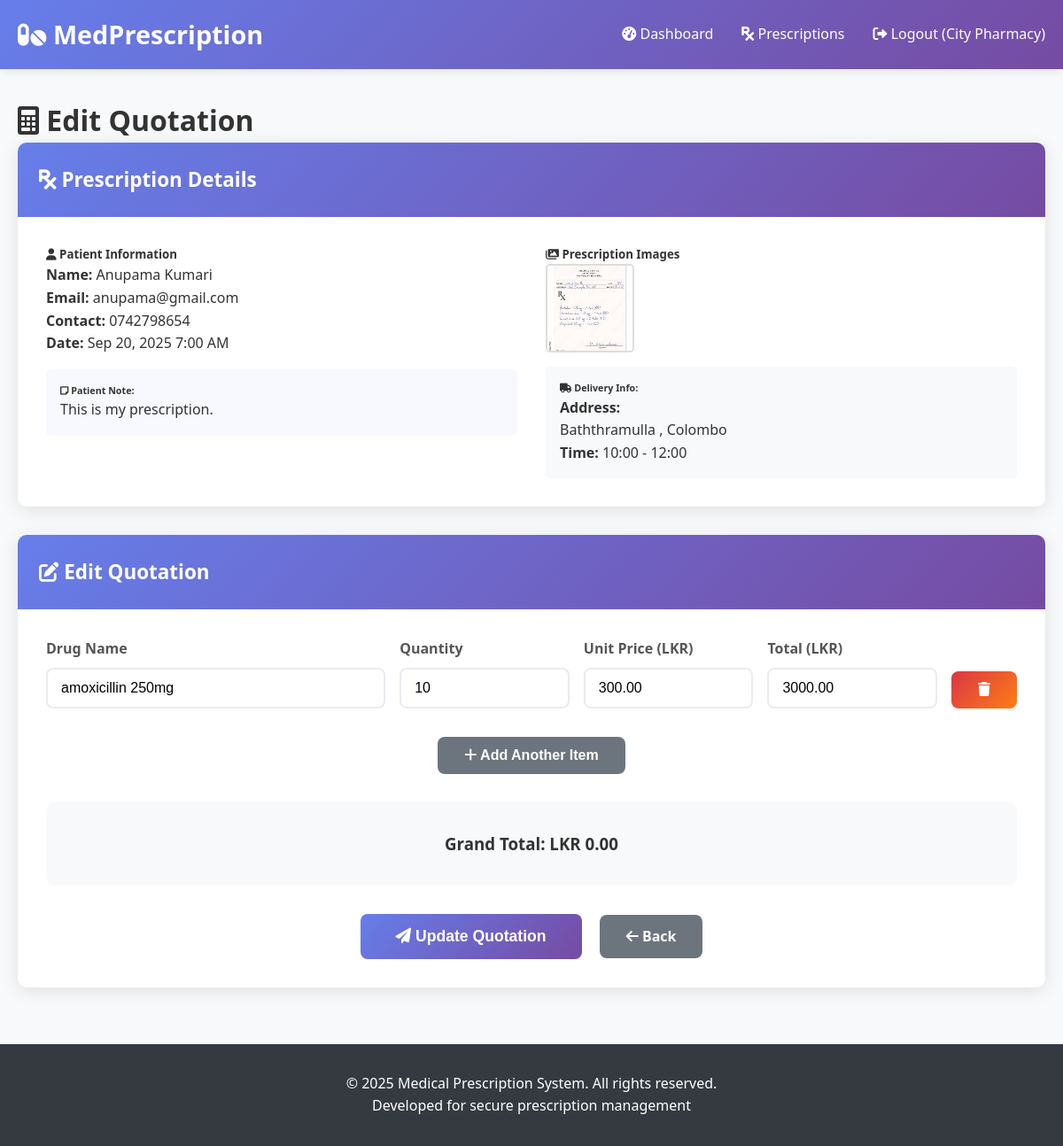
Page /prescription_system_1/pharmacy/create_quotation.php?prescription_id=1&edit=1 (signed in) on the committed database.
### tables this page shows
CREATE TABLE `prescriptions` (
  `id` int(11) NOT NULL,
  `user_id` int(11) NOT NULL,
  `note` text DEFAULT NULL,
  `delivery_address` text NOT NULL,
  `delivery_time` varchar(50) NOT NULL,
  `status` enum('pending','quoted','accepted','rejected') DEFAULT 'pending',
  `created_at` timestamp NOT NULL DEFAULT current_timestamp()
);

CREATE TABLE `users` (
  `id` int(11) NOT NULL,
  `name` varchar(100) NOT NULL,
  `email` varchar(100) NOT NULL,
  `password` varchar(255) NOT NULL,
  `address` text NOT NULL,
  `contact_no` varchar(15) NOT NULL,
  `dob` date NOT NULL,
  `user_type` enum('user','pharmacy') DEFAULT 'user',
  `created_at` timestamp NOT NULL DEFAULT current_timestamp()
);

CREATE TABLE `quotation_items` (
  `id` int(11) NOT NULL,
  `quotation_id` int(11) NOT NULL,
  `drug_name` varchar(100) NOT NULL,
  `quantity` int(11) NOT NULL,
  `unit_price` decimal(10,2) NOT NULL,
  `total_price` decimal(10,2) NOT NULL
);

### prescription_system_1/config/database.php (called while the page is built, shortened)
<?php
function sanitize($data) {
    return htmlspecialchars(trim($data), ENT_QUOTES, 'UTF-8');
}
?>

### prescription_system_1/pharmacy/create_quotation.php (the view, shortened to what this page needs)
<?php
require_once '../includes/header.php';
$pharmacy_id = $_SESSION['user_id'];
$prescription_id = isset($_GET['prescription_id']) ? (int)$_GET['prescription_id'] : 0;
$is_edit = isset($_GET['edit']) && $_GET['edit'] == '1';
$stmt = $pdo->prepare("
    SELECT p.*,
           u.name as user_name,
           u.email as user_email,
           u.contact_no,
           GROUP_CONCAT(pi.image_path) as images
    FROM prescriptions p
    JOIN users u ON p.user_id = u.id
    LEFT JOIN prescription_images pi ON p.id = pi.prescription_id
    WHERE p.id = ?
    GROUP BY p.id
");
$stmt->execute([$prescription_id]);
$prescription = $stmt->fetch();
$quotation_items = [];
$stmt = $pdo->prepare("SELECT * FROM quotations WHERE prescription_id = ? AND pharmacy_id = ?");
$stmt->execute([$prescription_id, $pharmacy_id]);
$existing_quotation = $stmt->fetch();
if ($existing_quotation) {
    $stmt = $pdo->prepare("SELECT * FROM quotation_items WHERE quotation_id = ?");
    $stmt->execute([$existing_quotation['id']]);
    $quotation_items = $stmt->fetchAll();
}
?>
<h1><i class="fas fa-calculator"></i>
    <?php echo $existing_quotation && !$is_edit ? 'View' : ($existing_quotation ? 'Edit' : 'Create'); ?>
    Quotation
</h1>
<div class="card">
    <div class="card-header">
        <h3><i class="fas fa-prescription"></i> Prescription Details</h3>
    </div>
    <div class="card-body">
        <div style="display: grid; grid-template-columns: 1fr 1fr; gap: 2rem;">
            <div>
                <h5><i class="fas fa-user"></i> Patient Information</h5>
                <p><strong>Name:</strong> <?php echo sanitize($prescription['user_name']); ?></p>
                <p><strong>Email:</strong> <?php echo sanitize($prescription['user_email']); ?></p>
                <p><strong>Contact:</strong> <?php echo sanitize($prescription['contact_no']); ?></p>
                <p><strong>Date:</strong> <?php echo date('M j, Y g:i A', strtotime($prescription['created_at'])); ?></p>
                <?php if ($prescription['note']): ?>
                <div style="margin-top: 1rem; padding: 1rem; background: #f8f9ff; border-radius: 5px;">
                    <h6><i class="fas fa-sticky-note"></i> Patient Note:</h6>
                    <p><?php echo nl2br(sanitize($prescription['note'])); ?></p>
                </div>
                <?php endif; ?>
            </div>
            <div>
                <h5><i class="fas fa-images"></i> Prescription Images</h5>
                <div style="display: flex; gap: 0.5rem; flex-wrap: wrap;">
                    <?php
                    $images = array_filter(explode(',', $prescription['images']));
                    foreach ($images as $image):
                    ?>
                    <img src="../uploads/prescriptions/<?php echo sanitize($image); ?>"
                         style="width: 100px; height: 100px; object-fit: cover; border-radius: 5px; cursor: pointer; border: 2px solid #ddd;"
                         onclick="showImageModal('../uploads/prescriptions/<?php echo sanitize($image); ?>')"
                         alt="Prescription">
                    <?php endforeach; ?>
                </div>
                <div style="margin-top: 1rem; padding: 1rem; background: #f8f9fa; border-radius: 5px;">
                    <h6><i class="fas fa-truck"></i> Delivery Info:</h6>
                    <p><strong>Address:</strong><br><?php echo nl2br(sanitize($prescription['delivery_address'])); ?></p>
                    <p><strong>Time:</strong> <?php echo sanitize($prescription['delivery_time']); ?></p>
                </div>
            </div>
        </div>
    </div>
</div>
<?php if (!$existing_quotation || $is_edit): ?>
<div class="card">
    <div class="card-header">
        <h3><i class="fas fa-edit"></i> <?php echo $existing_quotation ? 'Edit' : 'Create'; ?> Quotation</h3>
    </div>
    <div class="card-body">
        <form method="POST" id="quotation-form">
            <div id="quotation-items">
                <?php if (!empty($quotation_items)): ?>
                    <?php foreach ($quotation_items as $item): ?>
                    <div class="quotation-item">
                        <div class="form-group" style="flex: 2;">
                            <label>Drug Name</label>
                            <input type="text" name="drug_name[]" class="form-control" value="<?php echo sanitize($item['drug_name']); ?>" required>
                        </div>
                        <div class="form-group" style="flex: 1;">
                            <label>Quantity</label>
                            <input type="number" name="quantity[]" class="form-control" min="1" value="<?php echo $item['quantity']; ?>" required onchange="calculateItemTotal(this)">
                        </div>
                        <div class="form-group" style="flex: 1;">
                            <label>Unit Price (LKR)</label>
                            <input type="number" name="unit_price[]" class="form-control" min="0" step="0.01" value="<?php echo $item['unit_price']; ?>" required onchange="calculateItemTotal(this)">
                        </div>
                        <div class="form-group" style="flex: 1;">
                            <label>Total (LKR)</label>
                            <input type="number" name="item_total[]" class="form-control" value="<?php echo $item['total_price']; ?>" readonly>
                        </div>
                        <div class="form-group">
                            <label>&nbsp;</label>
                            <button type="button" class="btn btn-danger" onclick="removeQuotationItem(this)">
                                <i class="fas fa-trash"></i>
                            </button>
                        </div>
                    </div>
                    <?php endforeach; ?>
                <?php endif; ?>
            </div>
            <div style="margin: 2rem 0; text-align: center;">
                <button type="button" id="add-item" class="btn btn-secondary">
                    <i class="fas fa-plus"></i> Add Another Item
                </button>
            </div>
            <div style="background: #f8f9fa; padding: 2rem; border-radius: 10px; text-align: center;">
                <h3>Grand Total: <span id="grand-total">LKR 0.00</span></h3>
            </div>
            <div style="text-align: center; margin-top: 2rem;">
                <button type="submit" class="btn btn-primary" style="padding: 15px 40px; font-size: 1.1rem;">
                    <i class="fas fa-paper-plane"></i>
                    <?php echo $existing_quotation ? 'Update Quotation' : 'Send Quotation'; ?>
                </button>
                <a href="view_prescriptions.php" class="btn btn-secondary" style="margin-left: 1rem;">
                    <i class="fas fa-arrow-left"></i> Back
                </a>
            </div>
        </form>
    </div>
</div>
<?php endif; ?>
<?php require_once '../includes/footer.php'; ?>

### prescription_system_1/css/style.css (style rules this page uses)
* { margin: 0; padding: 0; box-sizing: border-box; }
body { font-family: 'Segoe UI', Tahoma, Geneva, Verdana, sans-serif; line-height: 1.6; color: #333; background-color: #f8f9fa; }
.card { background: white; border-radius: 10px; box-shadow: 0 4px 20px rgba(0,0,0,0.1); overflow: hidden; margin-bottom: 2rem; }
.card-header { background: linear-gradient(135deg, #667eea 0%, #764ba2 100%); color: white; padding: 1.5rem; font-size: 1.2rem; font-weight: 600; }
.card-body { padding: 2rem; }
.form-group { margin-bottom: 1.5rem; }
.form-group label { display: block; margin-bottom: 0.5rem; font-weight: 600; color: #555; }
.form-control { width: 100%; padding: 12px 15px; border: 2px solid #e9ecef; border-radius: 8px; font-size: 1rem; transition: border-color 0.3s, box-shadow 0.3s; }
.btn { display: inline-block; padding: 12px 30px; border: none; border-radius: 8px; font-size: 1rem; font-weight: 600; text-decoration: none; text-align: center; cursor: pointer; transition: all 0.3s; }
.btn-primary { background: linear-gradient(135deg, #667eea 0%, #764ba2 100%); color: white; }
.btn-danger { background: linear-gradient(135deg, #dc3545 0%, #fd7e14 100%); color: white; }
.btn-secondary { background: #6c757d; color: white; }
.quotation-item { display: flex; gap: 1rem; margin-bottom: 1rem; align-items: end; }
.quotation-item .form-group { margin-bottom: 0; }

### rows in the picture
prescriptions: user.name "Anupama Kumari", user.email "anupama@gmail.com", user.contact_no "0742798654", created_at "Sep 20, 2025 7:00 AM", note "This is my prescription.", delivery_address "Baththramulla , Colombo", delivery_time "10:00 - 12:00"
quotation_items: drug_name "amoxicillin 250mg", quantity "10", unit_price "300.00", total_price "3000.00"

### other values in the picture
$_SESSION['name'] "City Pharmacy"
